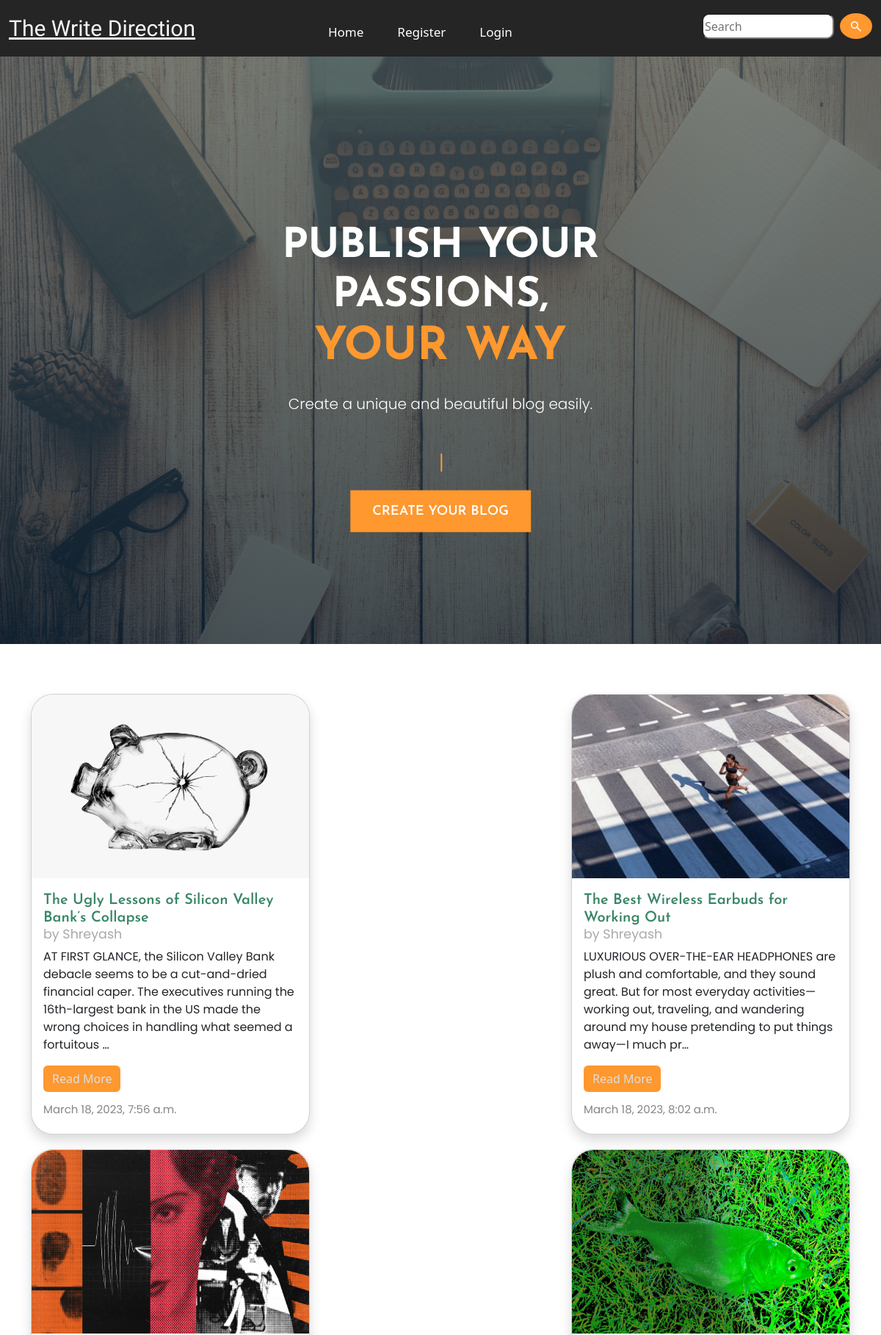
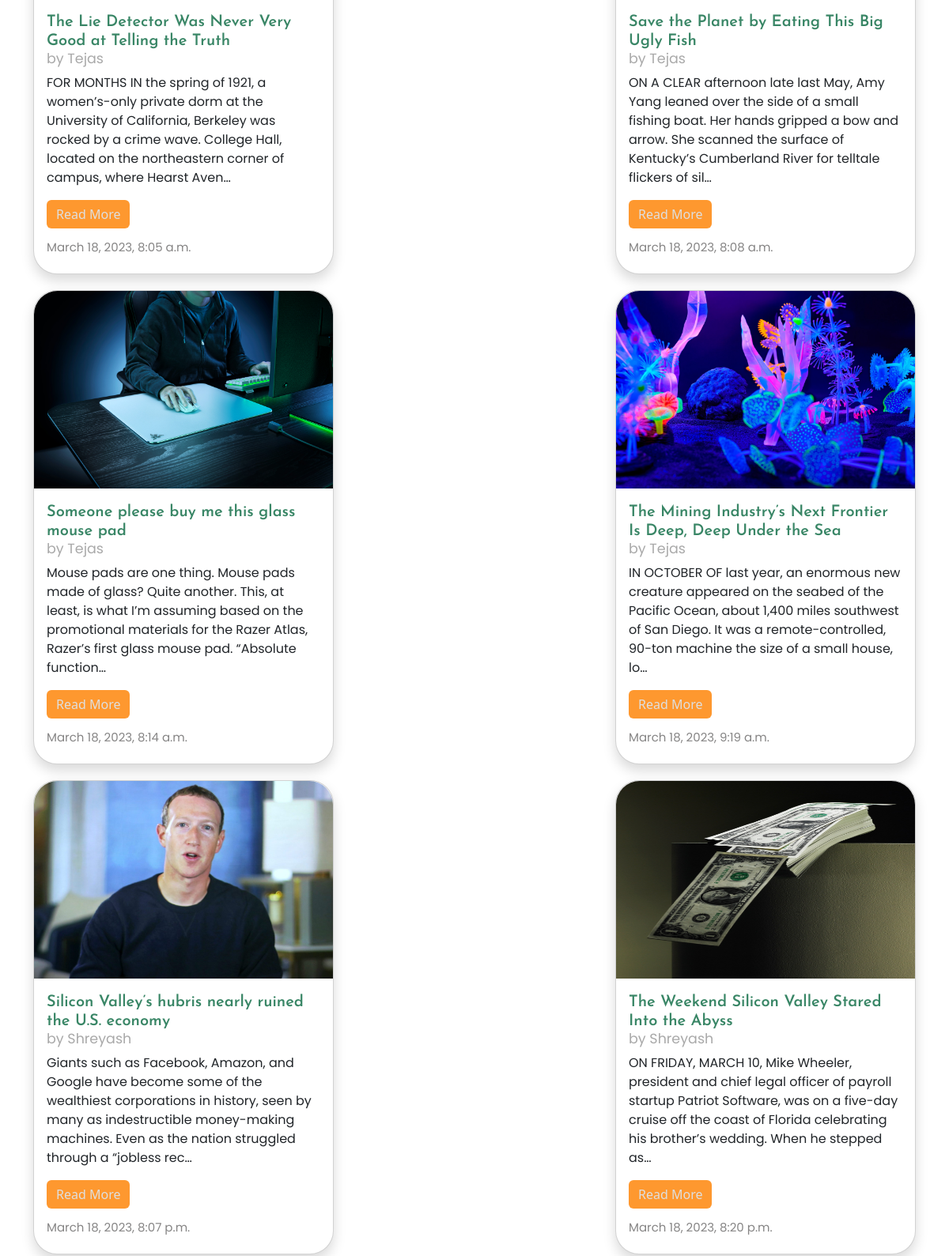
The page / (upper part) on the database its author committed (2 pictures, top to bottom).
### App1/models.py (models this page shows, shortened)
class BlogPost(models.Model):
    title=models.CharField(max_length=255)
    author= models.ForeignKey(User, on_delete=models.CASCADE)
    slug=models.CharField(max_length=130)
    content=models.TextField()
    image = models.ImageField(upload_to="profile_pics", blank=True, null=True)
    dateTime=models.DateTimeField(auto_now_add=True)

### App1/views.py (the view)
# urls.py: path('',blogs,name='blogs'),
def blogs(request):
    query = request.GET.get('q')
    if query:
        posts = BlogPost.objects.filter(title__icontains=query)
    else:
        posts = BlogPost.objects.all()
    return render(request, "blog.html", context={'posts':posts, 'query':query})

### App1/templates/blog.html (shortened to what this page needs)
{% extends "base.html" %}
{% block content %}
<div class="main_div1">
  <div class="text_div">
      <h1>PUBLISH YOUR PASSIONS,<br><span>YOUR WAY</span></h1>
      <p>Create a unique and beautiful blog easily.</p>
      <button><a href="{% url 'add_blogs'%}">CREATE YOUR BLOG</a> </button>
  </div>
</div>
<div class="container mt-5 mb-3">
    <div class="row">
        <div class=" main_blog">
          {% for post in posts %}
            <div class="card shadow" style="width: 20rem; height: 33rem;">
                <img src="/media/{{post.image}}" class="card-img-top" alt="..." height="250px">
                <div class="card-body">
                  <h5 class="card-title">{{post.title}} <br><small>by {{post.author}}</small></h5>
                  <p class="card-text">{{post.content| truncatechars:210}}</p>
                  <a href="{% url 'blog_detail' post.id %}" class="btn btn-primary">Read More</a>
<div class="datetime">
  <h5>{{post.dateTime}}</h5>
</div>
                </div>
              </div>
              {% endfor %}
        </div>
    </div>
</div>
{% endblock content %}

### App1/templates/base.html (shortened to what this page needs)
<!DOCTYPE html>
<html lang="en">
<head>
  <link rel="stylesheet" href="	https://cdn.jsdelivr.net/npm/bootstrap@5.2.3/dist/css/bootstrap.min.css">
</head>
<body>
  <nav class="navbar navbar-expand-lg navbar-dark bg-primary sticky-top">
    <div class="container-fluid">
      <a class="navbar-brand" href="#">The Write Direction</a>
      <div class="collapse navbar-collapse" id="navbarTogglerDemo01">
      <div class="container hi ">
        <ul class="navbar-nav me-auto mb-2 mb-lg-0">
          <li class="nav-item">
            <a class="nav-link {% block homeactive %} {% endblock homeactive %}" aria-current="page" href="/">Home</a>
          </li>
          {% if user.is_authenticated %}
          <li class="nav-item">
            <a class="nav-link {% block add_blogs_active %} {% endblock add_blogs_active %}" href="/add_blogs/">Add Blogs</a>
          </li>
          <li class="nav-item">
            <a class="nav-link1 active" href="#">Hello {{request.user}}</a>
          </li>
          <li class="nav-item">
            <a class="nav-link {% block profileactive %} {% endblock profileactive %}" href="/profile/">Profile</a>
          </li>
          <li class="nav-item">
            <a class="nav-link" href="/profile/">My Blogs</a>
          </li>
          <li class="nav-item">
            <a class="nav-link" href="/logout/">Logout</a>
          </li>
          {% else %}
          <li class="nav-item">
            <a class="nav-link {% block registeractive %} {% endblock registeractive %}" href="/register/">Register</a>
          </li>
           <li class="nav-item">
            <a class="nav-link {% block loginactive %} {% endblock loginactive %}" href="/login/">Login</a>
          </li>
          {% endif %}
        </ul>
        </div>
        <form method="get" action="{% url 'blogs' %}" class="d-flex">
          <input type="text" name="q" class="form-control1 me-2" type="search" placeholder="Search" aria-label="Search">
          <button class="btn btn-outline-success search" type="submit"><span class="material-symbols-outlined">
            </span></button>
        </form>
      </div>
    </div>
  </nav>
  {% block content %}
  {% endblock content %}
</body>
</html>

### App1/templates/blog.html (style rules this page uses)
.main_blog { display: flex !important; flex-wrap: wrap !important; justify-content: space-between; }
.card { width: 380px !important; margin-top: 20px; border-radius: 30px !important; height: fit-content !important; }
img { border-top-right-radius: 30px !important; border-top-left-radius: 30px !important; }
.main_div1 { background-image:linear-gradient(rgba(77, 81, 84, 0.7),rgb(8,21,40,0.7)) ,url(../../media/retrosupply-jLwVAUtLOAQ-unsplash.jpg); height: 100vh; width: 100%; background-position: center; background-repeat: no-repeat; background-size: cover; position: relative; }
.main_div1 .text_div { position: absolute; margin-left: auto; margin-right: auto; top: 45%; left: 50%; transform: translate(-50%,-50%); text-align: center; }
.main_div1 .text_div h1 { padding-top: 10px; font-family: 'Josefin Sans', sans-serif; font-weight: 900; font-size: 56px; color: white; word-spacing: 2px; }
.main_div1 .text_div h1 span { font-family: 'Josefin Sans', sans-serif !important; font-weight: 900 !important; color:rgb(254,152,47) !important; font-size: 62px !important; }
.main_div1 .text_div p { padding-top: 15px; font-family: 'Poppins', sans-serif; font-weight: 300; color: white; font-size: 20px; }
.main_div1 .text_div button::before { height: 25px; width: 2px; border-radius: 2px; content: ""; display:block; background-color: rgb(254,152,47) ; position: absolute; top:-50px; left: 50%; }
.main_div1 .text_div button { position: relative; position: absolute; margin-left: auto; margin-right: auto; top: 140%; left: 50%; transform: translate(-50%,-50%); padding: 15px 30px; color: rgb(255, 255, 255) !important; cursor: pointer; background-color: rgb(254,152,47); border: none ; }
.main_div1 .text_div button::after { background-color: rgb(8,21,40); content: ''; width: 247px; height: 57px; position: absolute; top: 0px; left: -2px; z-index: -1; transform: scalex(0); transition: transform 0.5s; transform-origin: left; }
.main_div1 .text_div button a { text-decoration: none; color: rgb(255, 255, 255); font-family: 'Josefin Sans', sans-serif; font-weight: 600; font-size: 18px; }
.btn { color: rgb(223, 223, 223) !important; cursor: pointer; background-color: rgb(254,152,47) !important; border: none !important; }
.card-title { font-family: 'Josefin Sans', sans-serif; font-weight: 600; color: rgb(57, 134, 102); margin-bottom: 2px; margin-top: 2px; }
small { font-family: 'Poppins', sans-serif; font-weight: 400; color: darkgrey; margin-top: 3px !important; }
.card-text { font-family: 'Poppins', sans-serif; font-weight: 400; }
.datetime h5 { font-family: 'Poppins', sans-serif; font-weight: 400; color: rgb(134, 133, 133); margin-top: 15px; font-size: 15px !important; }

### App1/templates/base.html (style rules this page uses)
body { background-repeat: no-repeat ; background-size: cover; }
.navbar { background-color: rgb(37, 37, 37) !important; }
.nav-link { margin: 0px 15px; font-size: 17px !important; color: white !important; transition: all 0.5s !important; position: relative; transform-origin: left; }
.nav-link::after { height: 2px; width: 15px; border-radius: 2px; content: ""; display:block; background-color: rgb(254,152,47) ; position: absolute; bottom:1; left: 7; transform: scalex(0); transition: transform 0.3s; transform-origin: left; }
.hi { margin-left: 130px; padding-top: 10px; }
.navbar-brand { font-family: 'Lilita One', cursive; font-weight: 400; font-size: 30px; text-decoration: underline; color: rgb(245, 245, 245); transition: all 0.5s; }
.search { background-color:none ; border: none; border-radius: 60%; transition: all 0.5s; margin-top: 10px; }
span { color: white !important; font-size: 20px !important; }
.form-control1 { height: 35px; margin-top: 10px; width: 180px; border-radius: 10px; }

### rows shown on the page
BlogPost: image (picture), title "The Ugly Lessons of Silicon Valley Bank’s Collapse", author "Shreyash", content "AT FIRST GLANCE, the Silicon Valley Bank debacle seems to be a cut-and-dried financial caper. The executives running the 16th-largest bank in the US made the wrong choices in handling what seemed a fortuitous …", dateTime "March 18, 2023, 7:56 a.m."
BlogPost: image (picture), title "The Best Wireless Earbuds for Working Out", author "Shreyash", content "LUXURIOUS OVER-THE-EAR HEADPHONES are plush and comfortable, and they sound great. But for most everyday activities—working out, traveling, and wandering around my house pretending to put things away—I much pr…", dateTime "March 18, 2023, 8:02 a.m."
BlogPost: image (picture), title "The Lie Detector Was Never Very Good at Telling the Truth", author "Tejas", content "FOR MONTHS IN the spring of 1921, a women’s-only private dorm at the University of California, Berkeley was rocked by a crime wave. College Hall, located on the northeastern corner of campus, where Hearst Aven…", dateTime "March 18, 2023, 8:05 a.m."
BlogPost: image (picture), title "Save the Planet by Eating This Big Ugly Fish", author "Tejas", content "ON A CLEAR afternoon late last May, Amy Yang leaned over the side of a small fishing boat. Her hands gripped a bow and arrow. She scanned the surface of Kentucky’s Cumberland River for telltale flickers of sil…", dateTime "March 18, 2023, 8:08 a.m."
BlogPost: image (picture), title "Someone please buy me this glass mouse pad", author "Tejas", content "Mouse pads are one thing. Mouse pads made of glass? Quite another. This, at least, is what I’m assuming based on the promotional materials for the Razer Atlas, Razer’s first glass mouse pad. “Absolute function…", dateTime "March 18, 2023, 8:14 a.m."
BlogPost: image (picture), title "The Mining Industry’s Next Frontier Is Deep, Deep Under the Sea", author "Tejas", content "IN OCTOBER OF last year, an enormous new creature appeared on the seabed of the Pacific Ocean, about 1,400 miles southwest of San Diego. It was a remote-controlled, 90-ton machine the size of a small house, lo…", dateTime "March 18, 2023, 9:19 a.m."
BlogPost: image (picture), title "Silicon Valley’s hubris nearly ruined the U.S. economy", author "Shreyash", content "Giants such as Facebook, Amazon, and Google have become some of the wealthiest corporations in history, seen by many as indestructible money-making machines. Even as the nation struggled through a “jobless rec…", dateTime "March 18, 2023, 8:07 p.m."
BlogPost: image (picture), title "The Weekend Silicon Valley Stared Into the Abyss", author "Shreyash", content "ON FRIDAY, MARCH 10, Mike Wheeler, president and chief legal officer of payroll startup Patriot Software, was on a five-day cruise off the coast of Florida celebrating his brother’s wedding. When he stepped as…", dateTime "March 18, 2023, 8:20 p.m."
